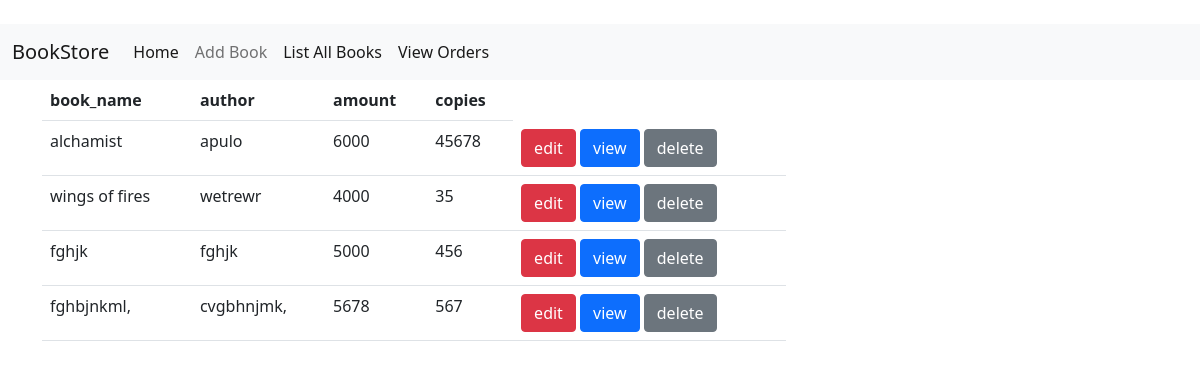
/books/all, run on an earlier commit of the app's database.
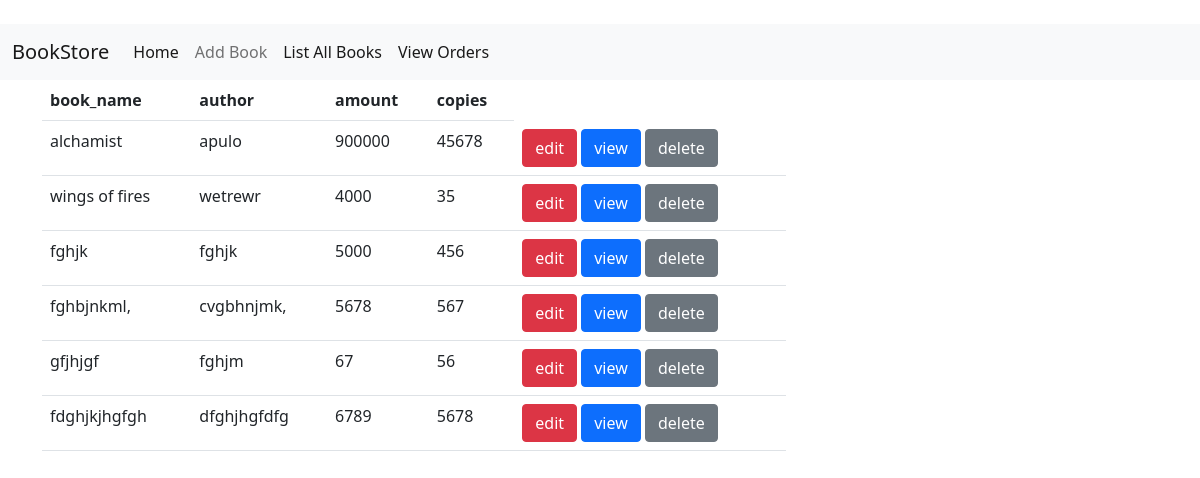
And on a later commit of the database.
### bookadd/models.py (models this page shows, shortened)
class Books(models.Model):
    book_name=models.CharField(max_length=120,unique=True)
    author=models.CharField(max_length=120)
    amount=models.PositiveBigIntegerField()
    copies=models.PositiveBigIntegerField()
    image=models.ImageField(upload_to="images",null=True)

### bookadd/views.py (the view)
# urls.py: path("books/all",views.BookList.as_view(),name="allbooks"),
class BookList(ListView):
    model = Books
    template_name = "book_list.html"
    context_object_name = "books"

### bookadd/templates/book_list.html (shortened to what this page needs)
{%extends 'base.html'%}
{%block body_block%}
<div class="raw">
        <div class="col-8">
            <table class="table">
                <tr>
                    <th>book_name</th>
                    <th>author</th>
                    <th>amount</th>
                    <th>copies</th>
                </tr>
                {%for book in books%}
                <tr>
                    <td>
                        {{book.book_name}}
                    </td>
                    <td>
                        {{book.author}}
                    </td>
                    <td>
                        {{book.amount}}
                    </td>
                    <td>
                        {{book.copies}}
                    </td>
                    <td>
                        <a href="{%url 'changebook' book.id%}" class="btn btn-danger">edit</a>
                        <a href="{%url 'bookdetails' book.id%}" class="btn btn-primary">view</a>
                        <a href="{%url 'bookdelete' book.id%}" class="btn btn-secondary">delete</a>
                    </td>
                    {%endfor%}
                </tr>
            </table>
        </div>
    </div>
{%endblock%}

What changed in the data, as far as the page shows it:
changed Books "alchamist": amount "6000" → "900000"
added Books: book_name "gfjhjgf", author "fghjm", amount "67", copies "56"
added Books: book_name "fdghjkjhgfgh", author "dfghjhgfdfg", amount "6789", copies "5678"
